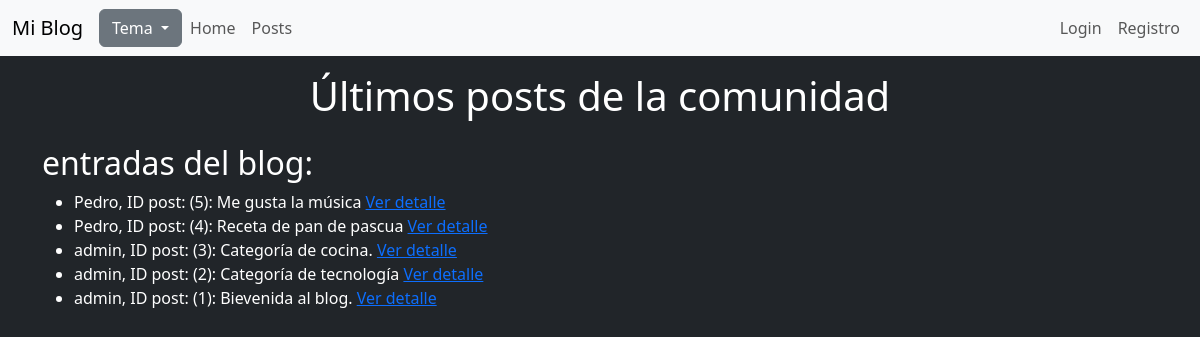
Screenshot of /blog/ with the database file from the repository.
### blog/models.py (models this page shows, shortened)
class Post(models.Model):
    id = models.AutoField(primary_key=True)
    titulo = models.CharField(max_length=50, null=False, blank=False)
    contenido = models.TextField(null=False, blank=False)
    fecha_creacion = models.DateField(auto_created=True, auto_now_add=True)
    autor = models.ForeignKey(User, on_delete=models.CASCADE, blank=False, null=False)
    categoria = models.ForeignKey(Categoria, on_delete=models.CASCADE, null=False, blank=False, default=4)
    class Meta:
        managed = True
        db_table = 'posts'

### blog/views.py (the view)
# urls.py: path('', views.posts, name="posts"),
def posts(request):
    contexto = {}
    posts = Post.objects.all().order_by("-id")
    contexto["posts"] = posts
    return render(request, 'blog/posts.html', contexto)

### templates/blog/posts.html
{% extends "layouts/base.html" %}
{% block contenido %}
<header>
    <h1 class="text-center py-3">Últimos posts de la comunidad</h1>
</header>
<main class="container">
    <section id="posts">
        <h2>entradas del blog:</h2>
            <ul>
                {% for post in posts %}
                    <li>
                        {{post.autor.username}}, ID post: ({{post.id}}): {{post.titulo}}
                        <a href="{% url "detalle_post" post.id %}">Ver detalle</a>
                    </li>
                {% endfor %}
            </ul>
    </section>
</main>
{% endblock contenido %}

### rows the page displays
Post: autor.username "Pedro", id "5", titulo "Me gusta la música"
Post: autor.username "Pedro", id "4", titulo "Receta de pan de pascua"
Post: autor.username "admin", id "3", titulo "Categoría de cocina."
Post: autor.username "admin", id "2", titulo "Categoría de tecnología"
Post: autor.username "admin", id "1", titulo "Bievenida al blog."
